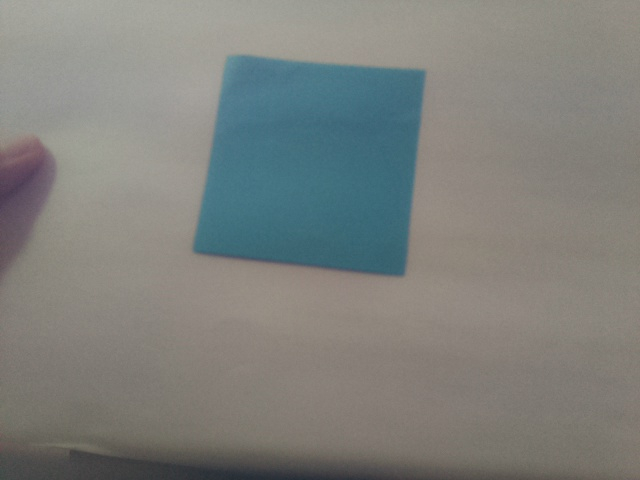
#> input picture Figures/BlueColor.jpg, 640 x 480 px
$ python SobelEdgeDetection.py
#> lines starting #> are read from the running program, lines starting #| are printed output that depends on the picture
import numpy as np
import cv2 as cv
from matplotlib import pyplot as plt
image = cv.imread("Figures/BlueColor.jpg")
#> image is the input picture: shape (480, 640, 3); mean B, G, R 124.3, 128.4, 126.7
image = cv.cvtColor(image,cv.COLOR_BGR2GRAY)
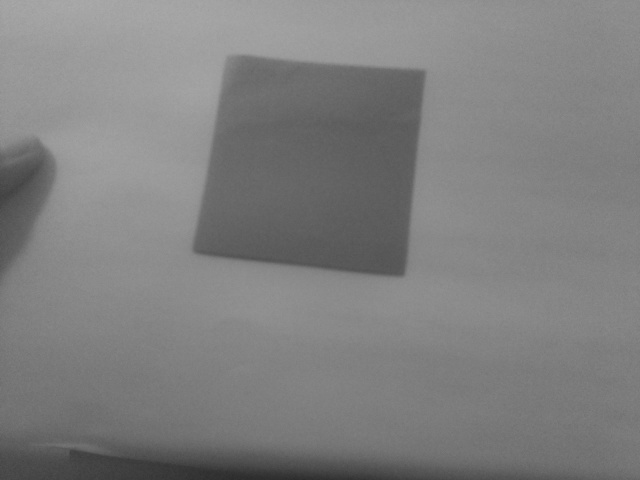
#> image: shape (480, 640); min 43, max 172, mean 127.4

sobelX = cv.Sobel(image,cv.CV_64F,1,0,3) # along x-axis with K-size = 3
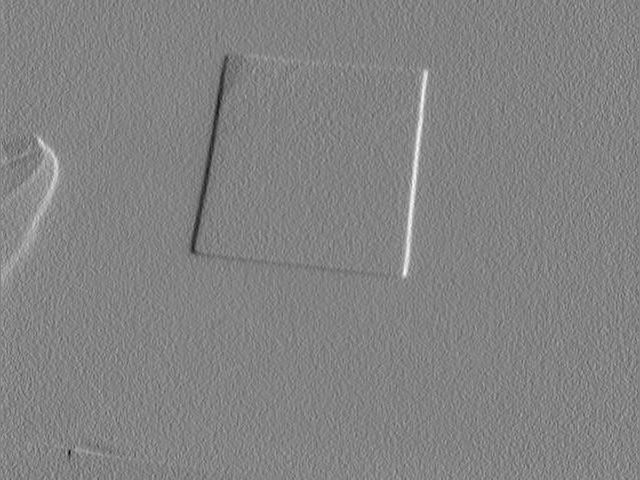
#> sobelX: shape (480, 640) float64; min -92, max 87, mean 0.2; drawn with min black and max white
sobelY = cv.Sobel(image,cv.CV_64F,0,1,3) # along y-axis with K-size = 3
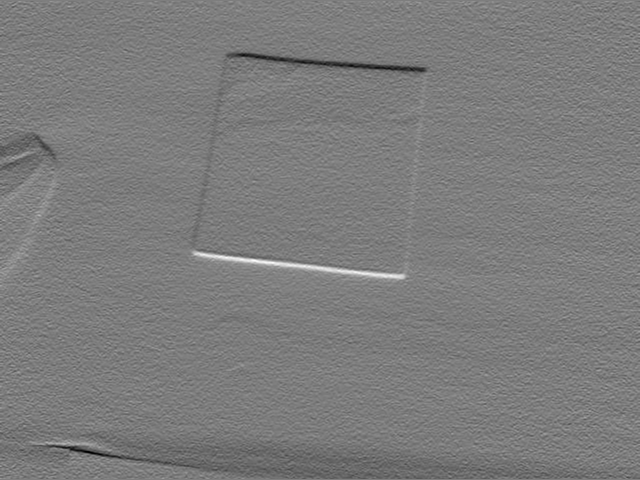
#> sobelY: shape (480, 640) float64; min -102, max 104, mean -1.4; drawn with min black and max white
# Convert trough (negative-derivative) and crest (positive-derivative) into absolute values
sobelX = np.uint8(np.abs(sobelX))
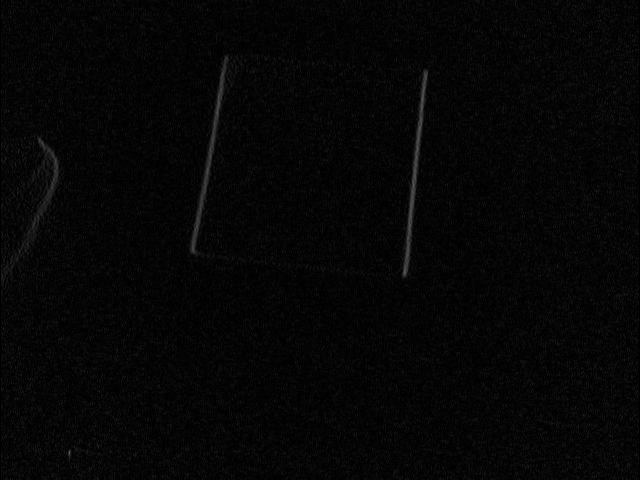
#> sobelX: shape (480, 640); min 0, max 92, mean 5.5
sobelY = np.uint8(np.abs(sobelY))
# "bitwise_and" calculates the per-element bit-wise conjunction of 2 array
sobelCombined = cv.bitwise_or(sobelX,sobelY)

plt.subplot(221),plt.imshow(image,"gray"),plt.title("original")
plt.subplot(222),plt.imshow(sobelX,"gray"),plt.title("SobelX")
plt.subplot(223),plt.imshow(sobelY,"gray"),plt.title("SobelY")
plt.subplot(224),plt.imshow(sobelCombined,"gray"),plt.title("SobelXY")
plt.show()
